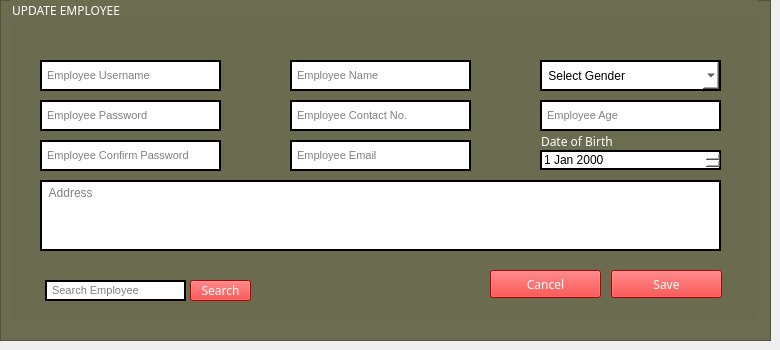
     <widget class="QWidget" name="page_3">
      <widget class="QFrame" name="frame_7">
       <property name="geometry">
        <rect>
         <x>0</x>
         <y>0</y>
         <width>771</width>
         <height>341</height>
        </rect>
       </property>
       <property name="font">
        <font>
         <family>Yu Gothic UI Semibold</family>
        </font>
       </property>
       <property name="styleSheet">
        <string notr="true">background-color:rgb(108, 108, 81)</string>
       </property>
       <property name="frameShape">
        <enum>QFrame::StyledPanel</enum>
       </property>
       <property name="frameShadow">
        <enum>QFrame::Raised</enum>
       </property>
       <widget class="QGroupBox" name="groupBox_3">
        <property name="geometry">
         <rect>
          <x>10</x>
          <y>0</y>
          <width>748</width>
          <height>321</height>
         </rect>
        </property>
        <property name="font">
         <font>
          <family>Impact</family>
         </font>
        </property>
        <property name="styleSheet">
         <string notr="true">color:white</string>
        </property>
        <property name="title">
         <string>UPDATE EMPLOYEE</string>
        </property>
        <widget class="QLineEdit" name="updateempusername">
         <property name="geometry">
          <rect>
           <x>30</x>
           <y>60</y>
           <width>181</width>
           <height>31</height>
          </rect>
         </property>
         <property name="font">
          <font>
           <pointsize>8</pointsize>
          </font>
         </property>
         <property name="styleSheet">
          <string notr="true">background-color:white;color:black;border:2px solid black</string>
         </property>
         <property name="placeholderText">
          <string> Employee Username</string>
         </property>
        </widget>
        <widget class="QLineEdit" name="updateemppassword">
         <property name="geometry">
          <rect>
           <x>30</x>
           <y>100</y>
           <width>181</width>
           <height>31</height>
          </rect>
         </property>
         <property name="font">
          <font>
           <pointsize>8</pointsize>
          </font>
         </property>
         <property name="styleSheet">
          <string notr="true">background-color:white;color:black;border:2px solid black</string>
         </property>
         <property name="placeholderText">
          <string notr="true"> Employee Password</string>
         </property>
        </widget>
        <widget class="QLineEdit" name="updateempconfirmpassword">
         <property name="geometry">
          <rect>
           <x>30</x>
           <y>140</y>
           <width>181</width>
           <height>31</height>
          </rect>
         </property>
         <property name="font">
          <font>
           <pointsize>8</pointsize>
          </font>
         </property>
         <property name="styleSheet">
          <string notr="true">background-color:white;color:black;border:2px solid black</string>
         </property>
         <property name="placeholderText">
          <string> Employee Confirm Password</string>
         </property>
        </widget>
        <widget class="QLineEdit" name="updateempname">
         <property name="geometry">
          <rect>
           <x>280</x>
           <y>60</y>
           <width>181</width>
           <height>31</height>
          </rect>
         </property>
         <property name="font">
          <font>
           <pointsize>8</pointsize>
          </font>
         </property>
         <property name="styleSheet">
          <string notr="true">background-color:white;color:black;border:2px solid black</string>
         </property>
         <property name="placeholderText">
          <string> Employee Name</string>
         </property>
        </widget>
        <widget class="QLineEdit" name="updateempemail">
         <property name="geometry">
          <rect>
           <x>280</x>
           <y>140</y>
           <width>181</width>
           <height>31</height>
          </rect>
         </property>
         <property name="font">
          <font>
           <pointsize>8</pointsize>
          </font>
         </property>
         <property name="styleSheet">
          <string notr="true">background-color:white;color:black;border:2px solid black</string>
         </property>
         <property name="placeholderText">
          <string> Employee Email</string>
         </property>
        </widget>
        <widget class="QLineEdit" name="updateempcontact">
         <property name="geometry">
          <rect>
           <x>280</x>
           <y>100</y>
           <width>181</width>
           <height>31</height>
          </rect>
         </property>
         <property name="font">
          <font>
           <pointsize>8</pointsize>
          </font>
         </property>
         <property name="styleSheet">
          <string notr="true">background-color:white;color:black;border:2px solid black</string>
         </property>
         <property name="placeholderText">
          <string notr="true"> Employee Contact No.</string>
         </property>
        </widget>
        <widget class="QLineEdit" name="updateempage">
         <property name="geometry">
          <rect>
           <x>530</x>
           <y>100</y>
           <width>181</width>
           <height>31</height>
          </rect>
         </property>
         <property name="font">
          <font>
           <pointsize>8</pointsize>
          </font>
         </property>
         <property name="styleSheet">
          <string notr="true">background-color:white;color:black;border:2px solid black</string>
         </property>
         <property name="placeholderText">
          <string notr="true"> Employee Age</string>
         </property>
        </widget>
        <widget class="QComboBox" name="updateempgender">
         <property name="geometry">
          <rect>
           <x>530</x>
           <y>60</y>
           <width>181</width>
           <height>31</height>
          </rect>
         </property>
         <property name="styleSheet">
          <string notr="true">background-color:white;color:black;border:2px solid black</string>
         </property>
         <item>
          <property name="text">
           <string> Select Gender</string>
          </property>
         </item>
         <item>
          <property name="text">
           <string>Male</string>
          </property>
         </item>
         <item>
          <property name="text">
           <string>Female</string>
          </property>
         </item>
        </widget>
        <widget class="QDateEdit" name="updateempdateofbirth">
         <property name="geometry">
          <rect>
           <x>530</x>
           <y>150</y>
           <width>181</width>
           <height>20</height>
          </rect>
         </property>
         <property name="styleSheet">
          <string notr="true">background-color:white;color:black;border:2px solid black</string>
         </property>
        </widget>
        <widget class="QLabel" name="label_5">
         <property name="geometry">
          <rect>
           <x>531</x>
           <y>136</y>
           <width>181</width>
           <height>11</height>
          </rect>
         </property>
         <property name="font">
          <font>
           <family>Impact</family>
          </font>
         </property>
         <property name="text">
          <string>Date of Birth</string>
         </property>
        </widget>
        <widget class="QTextEdit" name="updateempaddress">
         <property name="geometry">
          <rect>
           <x>30</x>
           <y>180</y>
           <width>681</width>
           <height>71</height>
          </rect>
         </property>
         <property name="styleSheet">
          <string notr="true">background-color:white;color:black;border:2px solid black</string>
         </property>
         <property name="placeholderText">
          <string> Address</string>
         </property>
        </widget>
        <widget class="QPushButton" name="btnupdatesaveupdate">
         <property name="geometry">
          <rect>
           <x>601</x>
           <y>270</y>
           <width>111</width>
           <height>28</height>
          </rect>
         </property>
         <property name="font">
          <font>
           <family>Impact</family>
           <weight>50</weight>
           <bold>false</bold>
          </font>
         </property>
         <property name="styleSheet">
          <string notr="true">background-color:rgb(255, 0, 0);color:white</string>
         </property>
         <property name="text">
          <string>Save</string>
         </property>
        </widget>
        <widget class="QPushButton" name="btnupdatecancelupdate">
         <property name="geometry">
          <rect>
           <x>480</x>
           <y>270</y>
           <width>111</width>
           <height>28</height>
          </rect>
         </property>
         <property name="font">
          <font>
           <family>Impact</family>
           <weight>50</weight>
           <bold>false</bold>
          </font>
         </property>
         <property name="styleSheet">
          <string notr="true">background-color:rgb(255, 0, 0);color:white</string>
         </property>
         <property name="text">
          <string>Cancel</string>
         </property>
        </widget>
        <widget class="QPushButton" name="btnsearchempupdate_2">
         <property name="geometry">
          <rect>
           <x>180</x>
           <y>280</y>
           <width>61</width>
           <height>21</height>
          </rect>
         </property>
         <property name="font">
          <font>
           <family>Impact</family>
           <weight>50</weight>
           <bold>false</bold>
          </font>
         </property>
         <property name="styleSheet">
          <string notr="true">background-color:rgb(255, 0, 0);color:white</string>
         </property>
         <property name="text">
          <string>Search</string>
         </property>
        </widget>
        <widget class="QLineEdit" name="updatesearchemployeeinput_2">
         <property name="geometry">
          <rect>
           <x>35</x>
           <y>280</y>
           <width>141</width>
           <height>21</height>
          </rect>
         </property>
         <property name="font">
          <font>
           <pointsize>8</pointsize>
          </font>
         </property>
         <property name="styleSheet">
          <string notr="true">background-color:white;color:black;border:2px solid black</string>
         </property>
         <property name="placeholderText">
          <string> Search Employee</string>
         </property>
        </widget>
       </widget>
      </widget>
     </widget>
